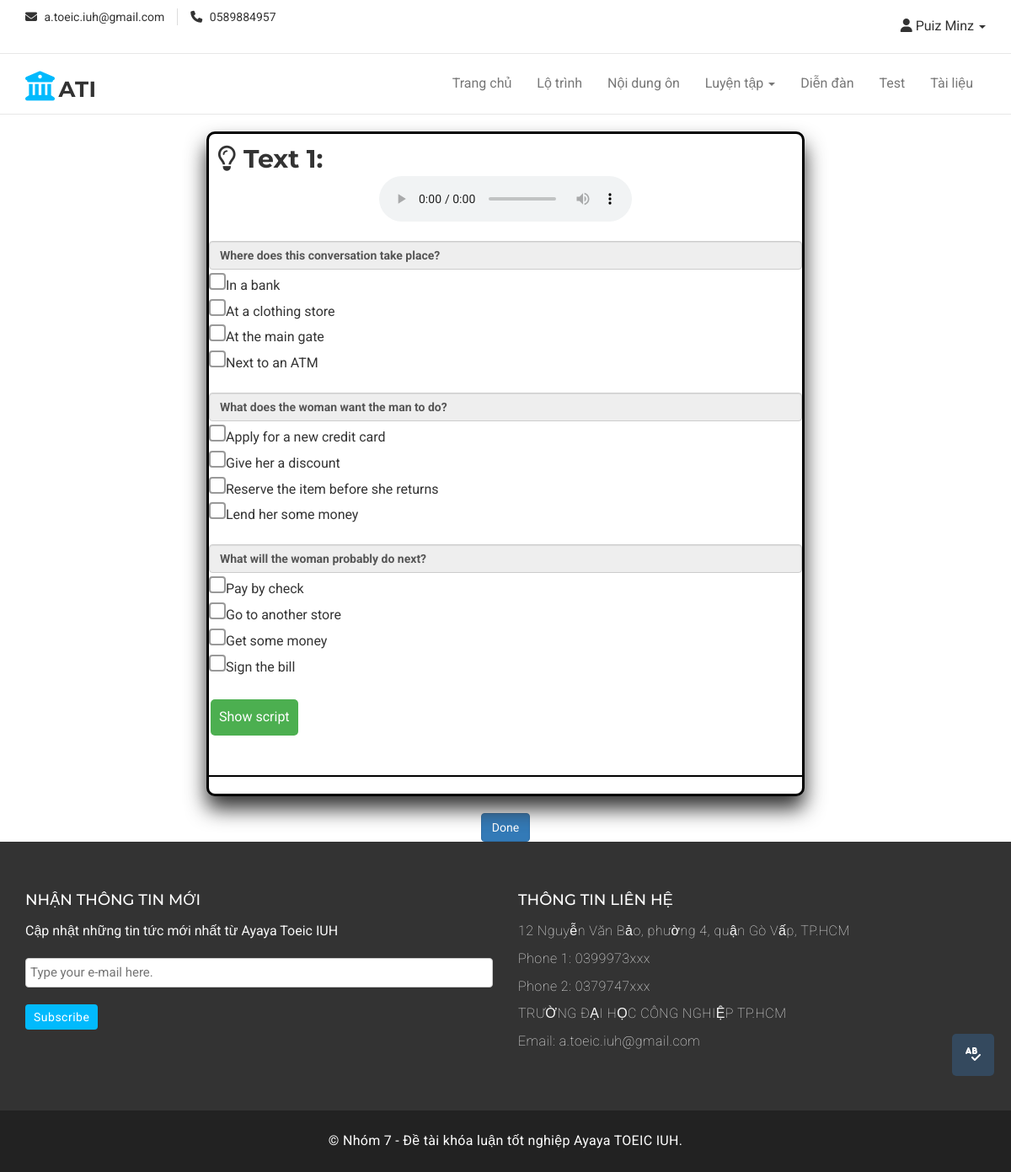
Screenshot of /view/course_route_practice.php?route=900&practice=L3 (signed in) with the database file from the repository.
### tables this page shows
CREATE TABLE `noidungon` (
  `MaCH` bigint(20) NOT NULL,
  `MaPart` varchar(10) NOT NULL,
  `Cauhoi` longtext NOT NULL,
  `DapanA` varchar(200) NOT NULL,
  `DapanB` varchar(200) NOT NULL,
  `DapanC` varchar(200) NOT NULL,
  `DapanD` varchar(200) NOT NULL,
  `DapanDung` varchar(200) NOT NULL,
  `MaDV` varchar(10) DEFAULT NULL,
  `Hinh` varchar(256) DEFAULT NULL,
  `script` text DEFAULT NULL,
  `route_level` int(10) DEFAULT NULL
);

CREATE TABLE `doanvan` (
  `MaDV` varchar(10) NOT NULL,
  `MaPartDV` varchar(10) DEFAULT NULL,
  `NoidungDV` varchar(3000) DEFAULT NULL,
  `hinhanh` varchar(255) DEFAULT NULL
);

### model/mRoute.php (called while the page is built, shortened)
<?php
    class mRoute
    {
        function show_Route($mapart, $level)
        {
            $conn=mysqli_connect('localhost','ayayatoe','tP94l7nyXH(9#B','ayayatoe_toeic');
		    mysqli_set_charset($conn ,'utf8');
            if($conn)
            {
                $sql = "SELECT * FROM noidungon WHERE MaPart = '$mapart' AND route_level <=$level";
                $qr = mysqli_query($conn, $sql);
                return $qr;
            }
            else
            {
                return false;
            }
        }
        function show_route_Reading_audio($mapart,$route)
        {
            $conn=mysqli_connect('localhost','ayayatoe','tP94l7nyXH(9#B','ayayatoe_toeic');
		    mysqli_set_charset($conn ,'utf8');
            if($conn)
            {
                $sql = "SELECT * FROM doanvan join noidungon on doanvan.MaDV = noidungon.MaDV WHERE doanvan.MaPartDV = '$mapart' and doanvan.MaDV !='0' and noidungon.route_level <= $route GROUP BY doanvan.MaDV";
                $qr = mysqli_query($conn, $sql);
                return $qr;
            }
            else
            {
                return false;
            }
        }
        function show_route_Reading_P3_P4_question($mapart, $madv)
        {
            $conn=mysqli_connect('localhost','ayayatoe','tP94l7nyXH(9#B','ayayatoe_toeic');
		    mysqli_set_charset($conn ,'utf8');
            if($conn)
            {
                $sql = "SELECT * FROM noidungon as ndo JOIN doanvan as dv on ndo.MaDV = dv.MaDV WHERE ndo.MaPart = '$mapart' AND ndo.MaDV ='$madv'";
                $qr = mysqli_query($conn, $sql);
                return $qr;
            }
            else
            {
                return false;
            }
        }
    }
?>

### controller/cRoute.php (called while the page is built, shortened)
<?php
    include("../model/mRoute.php");
    class cRoute
    {
        function xem_lotrinh($mapart, $level)
        {
            $p=new mRoute();
            $r=$p->show_Route($mapart, $level);
            return $r;
        }
        function xem_lotrinh_doc_audio($mapart, $route)
        {
            $p=new mRoute();
            $r=$p->show_route_Reading_audio($mapart, $route);
            return $r;
        }
        function xem_lotrinh_doc_P3_P4_question($mapart, $madv)
        {
            $p=new mRoute();
            $r=$p->show_route_Reading_P3_P4_question($mapart, $madv);
            return $r;
        }
    }
?>

### view/course_route_practice.php (the view, shortened to what this page needs)
<?php
    include('header.php');
    if($_SESSION['vt']=='HV')
    {
?>
    <link rel="stylesheet" href="../assets/css/practice/style.css">
    <link rel="stylesheet" href="../assets/css/practice/dictionary.css">
    <link rel="stylesheet" href="https://cdnjs.cloudflare.com/ajax/libs/font-awesome/6.3.0/css/all.min.css">
<body>
    <main>
        <div class="container">
                <div id="myPopup">
                </div>
            <div class="row">
                <div class="col-md-8 col-md-offset-2 col-sm-10 col-sm-offset-1 col-xs-12 border">
                    <div class="" data-id="">
                <?php
                    include('../controller/cRoute.php');
                    $p= new cRoute();
                    $route_name = $_GET['route'];
                    $practice = $_GET['practice'];
                    $show = $p->xem_lotrinh($practice, $route_name);
                    $kaiz = $p->xem_lotrinh_doc_audio($practice, $route_name);
                    if(mysqli_num_rows($show) > 0)
                    {
                        while($row = mysqli_fetch_assoc($show))
                        {
                                            if($row['MaPart'] == 'L3' || $row['MaPart'] == 'L4')
                                            {
                                                if(mysqli_num_rows($kaiz) > 0)
                                                {
                                                    $para = 1;
                                                    while($bro = mysqli_fetch_assoc($kaiz))
                                                    {
                                                        $madv = $bro['MaDV'];
                                                        $minz=$p->xem_lotrinh_doc_P3_P4_question($practice, $madv);
                ?>
                                                        <div class="noidung">
                                                        <?php echo '<h2 style="padding-left: 10px;"><i class="fa-regular fa-lightbulb fa-beat"></i> Text ' . $para++ . ':</h2>'; ?>
                                                            <div class="audio-container">
                                                                <audio controls src="../assets/audio/<?php echo $bro['NoidungDV']; ?>" type="audio/mp3"></audio><br><br>
                                                            </div><br>
                                                        <?php
                                                            while($puiz = mysqli_fetch_assoc($minz))
                                                            {
                                                        ?>
                                                        <div class="minz" data-id="<?php echo $puiz['MaCH']; ?>">
                                                            <b><input class="form-control" type="text" name="cauhoi" id="cauhoi" value="<?php echo $puiz['Cauhoi']; ?>" readonly></b>
                                                            <ul id="answer-list">
                                                                <li>
                                                                    <input type="radio" name="dapan_<?php echo $puiz['MaCH']; ?>" class="dapan_<?php echo $puiz['MaCH']; ?>" id="dapan_<?php echo $puiz['MaCH']; ?>" value="<?php echo $puiz['DapanA']; ?>"><?php echo $puiz['DapanA']; ?>
                                                                </li>
                                                                <li>
                                                                    <input type="radio" name="dapan_<?php echo $puiz['MaCH']; ?>" class="dapan_<?php echo $puiz['MaCH']; ?>" id="dapan_<?php echo $puiz['MaCH']; ?>" value="<?php echo $puiz['DapanB']; ?>"><?php echo $puiz['DapanB']; ?>
                                                                </li>
                                                                <li>
                                                                    <input type="radio" name="dapan_<?php echo $puiz['MaCH']; ?>" class="dapan_<?php echo $puiz['MaCH']; ?>" id="dapan_<?php echo $puiz['MaCH']; ?>" value="<?php echo $puiz['DapanC']; ?>"><?php echo $puiz['DapanC']; ?>
                                                                </li>
                                                                <li>
                                                                    <input type="radio" name="dapan_<?php echo $puiz['MaCH']; ?>" class="dapan_<?php echo $puiz['MaCH']; ?>" id="dapan_<?php echo $puiz['MaCH']; ?>" value="<?php echo $puiz['DapanD']; ?>"><?php echo $puiz['DapanD']; ?>
                                                                </li><br>
                                                            </ul>
                                                            <?php
                                                                $id = 'modal-' . $puiz['MaDV'];
                                                                $madv = $puiz['MaDV'];
                                                            ?>
                                                        </div>
                                                        <?php
                                                        }
                                                        ?>
                                                            <button type="button" class="my-button" data-toggle="modal" data-target="#<?php echo $id; ?>" data-id="<?php echo $madv; ?>">
                                                                Show script
                                                            </button>
                                                            <button class="my-button-dictionary" type="button" class="btn btn-info" data-toggle="modal" data-target=".bd-example-modal-lg"><i class="fa-solid fa-spell-check fa-beat-fade"></i></button>
                                                            <p></br></p>
                                                            <hr style="border: 1px solid black;">
                                                            </div>
                                                        <?php
                                                    }
                                                }
                                            }
                        }
                    }
                ?>
                    </div>
                </div>
            </div>
            <div style="text-align: center;" class="">
                <a href="course_route.php?route=<?php echo $route_name; ?>&user=<?php echo $_SESSION['ID']; ?>"><button type="button" class="btn btn-primary">Done</button></a>
            </div>
        </div>
    </main>
</body>
<?php
    }
  elseif($_SESSION['vt']=='QTHT')
  {
    echo '<script>alert("Bạn không phải học viên !")</script>';
    echo '<script>window.location.href="../Admin/index.php"</script>';
  }
  else
  {
    echo '<script>alert("Bạn không phải học viên !")</script>';
    echo '<script>window.location.href="index.php"</script>';
  }
    include('footer.php');
?>

### assets/css/style.css (style rules this page uses)
body { background-color: #ffffff; font-family: "Roboto", sans-serif; color: #333333; font-size: 16px; overflow-x: hidden; }
ul { padding: 0; margin: 0; list-style: none; }
a { text-decoration: none; color: #333333; }
h1, h2, h3, h4, h5, h6 { font-family: "Montserrat", sans-serif; }
h2 { font-size: 30px; font-weight: 700; line-height: 40px; margin: 0; }

### assets/css/practice/style.css (style rules this page uses)
* { margin: 0 auto; padding: 0; }
input[type="radio"] { position: relative; width: 20px; height: 20px; -webkit-appearance: none; -moz-appearance: none; appearance: none; border: 2px solid #999; border-radius: 4px; outline: none; transition: 0.2s all linear; }
input[type="radio"]::before { content: ""; display: block; position: absolute; top: 2.5px; left: 2.5px; width: 12px; height: 12px; border-radius: 2px; background-color: #999; transition: 0.2s all linear; opacity: 0; }
hr { border: none; height: 1px; background-color: #ccc; margin: 20px 0; }

### assets/css/practice/dictionary.css (style rules this page uses)
#myPopup, .my-button-dictionary { position: fixed; bottom: 110px; right: 18px; height: 50px; width: 50px; }

### view/course_route_practice.php (style rules this page uses)
.noidung { padding-top: 10px; margin: 20px; border: 3px solid black; border-radius: 10px; box-shadow: 0px 15px 25px; background-color: white; }
.audio-container { display: flex; justify-content: center; }
.my-button { background-color: #4CAF50; border: none; color: white; padding: 10px; text-align: center; text-decoration: none; display: inline-block; margin: 4px 2px; cursor: pointer; border-radius: 5px; }
.my-button-dictionary { background-color: #34495e; color: white; border: none; padding: 10px; text-align: center; text-decoration: none; display: inline-block; margin: 4px 2px; cursor: pointer; border-radius: 5px; }

### rows the page displays
noidungon: cauhoi "Where does this conversation take place?", DapanA "In a bank", DapanB "At a clothing store", DapanC "At the main gate", DapanD "Next to an ATM"
noidungon: cauhoi "What does the woman want the man to do?", DapanA "Apply for a new credit card", DapanB "Give her a discount", DapanC "Reserve the item before she returns", DapanD "Lend her some money"
noidungon: cauhoi "What will the woman probably do next?", DapanA "Pay by check", DapanB "Go to another store", DapanC "Get some money", DapanD "Sign the bill"

### other values shown
$r['TenUser'] "Puiz Minz"
